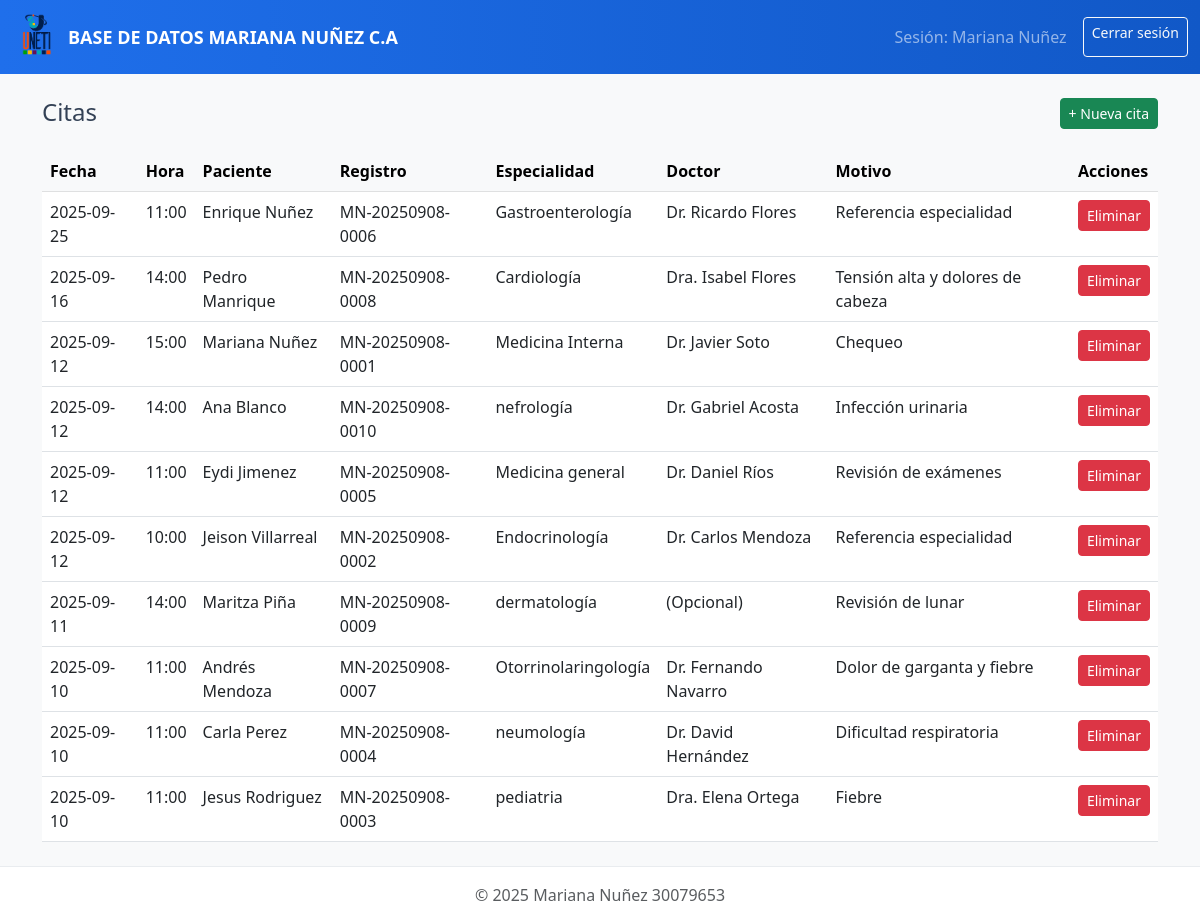
/appointments (signed in), run on the app's committed database.
### tables this page shows
CREATE TABLE patients (
        id INTEGER PRIMARY KEY AUTOINCREMENT,
        reg_number TEXT UNIQUE,
        primer_nombre TEXT,
        segundo_nombre TEXT,
        primer_apellido TEXT,
        segundo_apellido TEXT,
        ced_prefijo TEXT,
        ced_numero TEXT,
        fecha_nacimiento TEXT,
        edad INTEGER,
        telefono TEXT,
        telefono_domicilio TEXT,
        direccion TEXT,
        seguro TEXT,
        poliza TEXT,
        responsable TEXT,
        antecedentes TEXT,
        created_at TEXT
    );

CREATE TABLE appointments (
        id INTEGER PRIMARY KEY AUTOINCREMENT,
        patient_id INTEGER,
        reg_number TEXT,
        especialidad TEXT,
        fecha TEXT,
        hora TEXT,
        doctor TEXT,
        motivo TEXT,
        created_at TEXT,
        FOREIGN KEY(patient_id) REFERENCES patients(id)
    );

### app.py (the view)
@app.route('/appointments')
@login_required
def appointments():
    con = get_db()
    cur = con.cursor()
    cur.execute("""
      SELECT a.id, a.fecha, a.hora, a.especialidad, a.doctor, a.motivo, p.reg_number, p.primer_nombre, p.primer_apellido
      FROM appointments a LEFT JOIN patients p ON a.patient_id = p.id
      ORDER BY a.fecha DESC, a.hora DESC
    """)
    rows = cur.fetchall()
    con.close()
    return render_template('appointments.html', appointments=rows)

### app.py (called while the page is built)
def get_db():
    con = sqlite3.connect(DB_FILE)
    con.row_factory = sqlite3.Row
    return con

def login_required(fn):
    from functools import wraps
    @wraps(fn)
    def wrapper(*args, **kwargs):
        if 'user_id' not in session:
            return redirect(url_for('login'))
        return fn(*args, **kwargs)
    return wrapper

### templates/appointments.html
{% extends "layout.html" %}
{% block content %}
<div class="d-flex justify-content-between mb-3">
  <h4>Citas</h4>
  <div>
    <a class="btn btn-success btn-sm" href="{{ url_for('appointment_new') }}">+ Nueva cita</a>
  </div>
</div>
<table class="table table-hover">
  <thead class="table-light">
    <tr><th>Fecha</th><th>Hora</th><th>Paciente</th><th>Registro</th><th>Especialidad</th><th>Doctor</th><th>Motivo</th><th>Acciones</th></tr>
  </thead>
  <tbody>
    {% for a in appointments %}
    <tr>
      <td>{{ a['fecha'] }}</td>
      <td>{{ a['hora'] }}</td>
      <td>{{ a['primer_nombre'] }} {{ a['primer_apellido'] }}</td>
      <td>{{ a['reg_number'] }}</td>
      <td>{{ a['especialidad'] }}</td>
      <td>{{ a['doctor'] }}</td>
      <td>{{ a['motivo'] }}</td>
      <td>
        <form method="post" action="{{ url_for('appointment_delete', aid=a['id']) }}" style="display:inline" onsubmit="return confirm('Eliminar cita?')">
          <button class="btn btn-sm btn-danger">Eliminar</button>
        </form>
      </td>
    </tr>
    {% else %}
      <tr><td colspan="8" class="text-center">No hay citas registradas</td></tr>
    {% endfor %}
  </tbody>
</table>
{% endblock %}

### templates/layout.html (shortened to what this page needs)
<!doctype html>
<html lang="es">
<head>
  <link href="https://cdn.jsdelivr.net/npm/bootstrap@5.3.0/dist/css/bootstrap.min.css" rel="stylesheet">
  <link href="{{ url_for('static', filename='css/style.css') }}" rel="stylesheet">
</head>
<body class="bg-light">
  <nav class="navbar navbar-expand-lg navbar-dark primary-bg">
    <div class="container-fluid">
      <a class="navbar-brand d-flex align-items-center" href="{{ url_for('dashboard') }}">
        <img src="{{ url_for('static', filename='img/logo.png') }}" alt="logo" height="48" class="me-2">
        BASE DE DATOS MARIANA NUÑEZ C.A
      </a>
      <div class="d-flex">
        {% if session.get('full_name') %}
          <span class="navbar-text me-3">Sesión: {{ session.get('full_name') }}</span>
          <a class="btn btn-outline-light btn-sm" href="{{ url_for('logout') }}">Cerrar sesión</a>
        {% endif %}
      </div>
    </div>
  </nav>
  <div class="container my-4">
    {% block content %}{% endblock %}
  </div>
  <footer class="footer mt-auto py-3 bg-white text-center">
    <div class="container">
      <span class="text-muted">© 2025 Mariana Nuñez 30079653</span>
    </div>
  </footer>
</body>
</html>

### static/css/style.css (style rules this page uses)
:root { --primary-blue:#1f6feb; --primary-dark:#1158c7; --soft-gray:#f3f6f9; --text-gray:#334155; }
body { background: var(--soft-gray); color: var(--text-gray); }
.primary-bg { background: linear-gradient(90deg, var(--primary-blue), var(--primary-dark)); }
.navbar-brand { font-weight:700; font-size:18px; color: #fff !important; }
.table thead { background: #ffffff; }
.footer { border-top:1px solid #e9ecef; }

### data on the page
patients: get "Mariana Nuñez"
appointments: fecha "2025-09-25", hora "11:00", primer_nombre "Enrique", primer_apellido "Nuñez", reg_number "MN-20250908-0006", especialidad "Gastroenterología", doctor "Dr. Ricardo Flores", motivo "Referencia especialidad"
appointments: fecha "2025-09-16", hora "14:00", primer_nombre "Pedro", primer_apellido "Manrique", reg_number "MN-20250908-0008", especialidad "Cardiología", doctor "Dra. Isabel Flores", motivo "Tensión alta y dolores de cabeza"
appointments: fecha "2025-09-12", hora "15:00", primer_nombre "Mariana", primer_apellido "Nuñez", reg_number "MN-20250908-0001", especialidad "Medicina Interna", doctor "Dr. Javier Soto", motivo "Chequeo"
appointments: fecha "2025-09-12", hora "14:00", primer_nombre "Ana", primer_apellido "Blanco", reg_number "MN-20250908-0010", especialidad "nefrología", doctor "Dr. Gabriel Acosta", motivo "Infección urinaria"
appointments: fecha "2025-09-12", hora "11:00", primer_nombre "Eydi", primer_apellido "Jimenez", reg_number "MN-20250908-0005", especialidad "Medicina general", doctor "Dr. Daniel Ríos", motivo "Revisión de exámenes"
appointments: fecha "2025-09-12", hora "10:00", primer_nombre "Jeison", primer_apellido "Villarreal", reg_number "MN-20250908-0002", especialidad "Endocrinología", doctor "Dr. Carlos Mendoza", motivo "Referencia especialidad"
appointments: fecha "2025-09-11", hora "14:00", primer_nombre "Maritza", primer_apellido "Piña", reg_number "MN-20250908-0009", especialidad "dermatología", doctor "(Opcional)", motivo "Revisión de lunar"
appointments: fecha "2025-09-10", hora "11:00", primer_nombre "Andrés", primer_apellido "Mendoza", reg_number "MN-20250908-0007", especialidad "Otorrinolaringología", doctor "Dr. Fernando Navarro", motivo "Dolor de garganta y fiebre"
appointments: fecha "2025-09-10", hora "11:00", primer_nombre "Carla", primer_apellido "Perez", reg_number "MN-20250908-0004", especialidad "neumología", doctor "Dr. David Hernández", motivo "Dificultad respiratoria"
appointments: fecha "2025-09-10", hora "11:00", primer_nombre "Jesus", primer_apellido "Rodriguez", reg_number "MN-20250908-0003", especialidad "pediatria", doctor "Dra. Elena Ortega", motivo "Fiebre"
